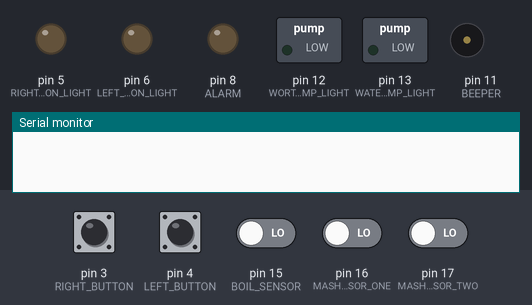
This sketch was run on a simulated Arduino Uno, built with avr-gcc and run on an emulated ATmega328P. On the bench: switched loads named in the sketch (green lamp = pin HIGH), output pins drawn as LEDs (lit = HIGH), buzzer (waves = sounding, pin HIGH), the last lines printed to the serial monitor. The inputs (shaded band) are chosen by the test bench; at power-on: pin 3 (RIGHT_BUTTON), pin 4 (LEFT_BUTTON) HIGH, pin 15 (BOIL_SENSOR), pin 16 (MASH_SENSOR_ONE), pin 17 (MASH_SENSOR_TWO) LOW.

Above: at 0.1 s.
At 3.1 s:
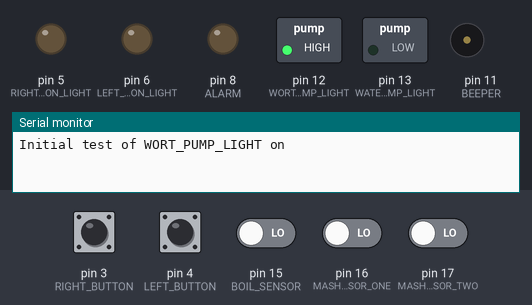
At 8.1 s:
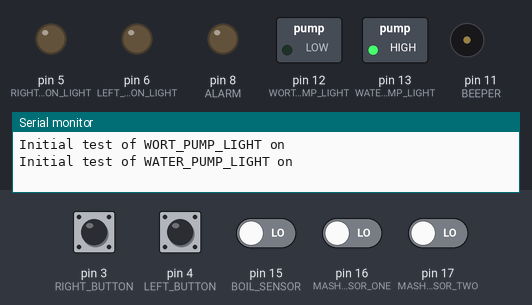
At 13.1 s:
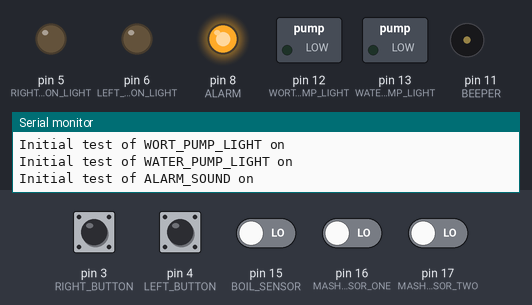
At 18.1 s:
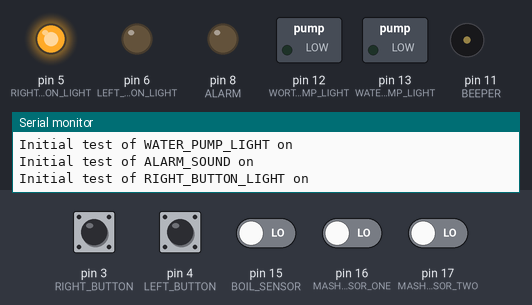
At 28.1 s:
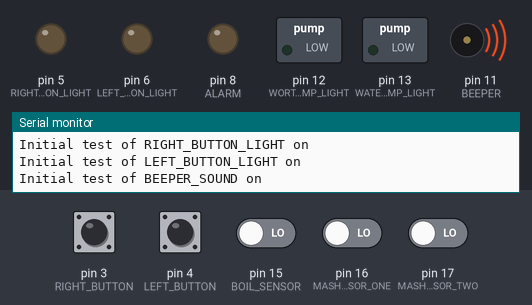
Timing chart, 0 to 31.5 s (numbered marks = the images above):
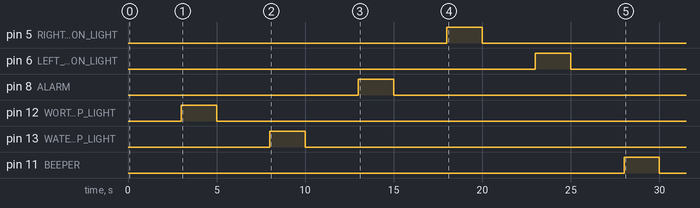

Measured:
- by itself, pin 5 (RIGHT_BUTTON_LIGHT): LOW → HIGH at 18.0 s, → LOW 2.0 s later
- by itself, pin 6 (LEFT_BUTTON_LIGHT): LOW → HIGH at 23.0 s, → LOW 2.0 s later
- by itself, pin 8 (ALARM): LOW → HIGH at 13.0 s, → LOW 2.0 s later
- by itself, pin 12 (WORT_PUMP_LIGHT): LOW → HIGH at 3.0 s, → LOW 2.0 s later
- by itself, pin 13 (WATER_PUMP_LIGHT): LOW → HIGH at 8.0 s, → LOW 2.0 s later
- by itself, pin 11 (BEEPER): LOW → HIGH at 28.0 s, → LOW 2.0 s later

The sketch:

autoSpargeTestBed.ino
```cpp
/*
 * AUTOSPARGE TEST BED
 * version 2.0
 * by Tom Wallace and John Baker
 * This sketch tests the various controls, sensors, and outputs on the Autosparge test bed.
 */

// Config: PIN Numbers
#define WORT_PUMP_LIGHT 12
#define WATER_PUMP_LIGHT 13

#define ALARM 8
#define ALARM_SOUND HIGH
#define ALARM_SILENT LOW

#define BEEPER 11
#define BEEPER_SOUND HIGH
#define BEEPER_SILENT LOW

#define RIGHT_BUTTON_LIGHT 5
#define LEFT_BUTTON_LIGHT 6
#define RIGHT_BUTTON 3
#define LEFT_BUTTON 4

#define BOIL_SENSOR 15
#define MASH_SENSOR_ONE 16
#define MASH_SENSOR_TWO 17

// Config: Durations
#define ACTIVATE_INTERVAL 3000
#define ON_LENGTH 2000

long StartTimeMillis = 0;
long StartWortPumpLight = 0;
long StopWortPumpLight = 0;
long StartWaterPumpLight = 0;
long StopWaterPumpLight = 0;
long StartAlarm = 0;
long StopAlarm = 0;
long StartBeeper = 0;
long StopBeeper = 0;
long StartRightButtonLight = 0;
long StopRightButtonLight = 0;
long StartLeftButtonLight = 0;
long StopLeftButtonLight = 0;

bool LogWORT_PUMP_LIGHT = false;
bool LogWATER_PUMP_LIGHT = false;
bool LogALARM_SOUND = false;
bool LogRIGHT_BUTTON_LIGHT = false;
bool LogLEFT_BUTTON_LIGHT = false;
bool LogBEEPER_SOUND = false;

void setup() {
  // put your setup code here, to run once:
  // Buttons are pull-up resistors
  pinMode(RIGHT_BUTTON, INPUT_PULLUP);
  pinMode(LEFT_BUTTON, INPUT_PULLUP);

  pinMode(ALARM, OUTPUT);
  pinMode(BEEPER, OUTPUT);

  pinMode(WORT_PUMP_LIGHT, OUTPUT);
  pinMode(WATER_PUMP_LIGHT, OUTPUT);
  pinMode(LEFT_BUTTON_LIGHT, OUTPUT);
  pinMode(RIGHT_BUTTON_LIGHT, OUTPUT);

  StartTimeMillis = millis();
  StartWortPumpLight = StartTimeMillis + ACTIVATE_INTERVAL;
  StopWortPumpLight = StartWortPumpLight + ON_LENGTH;
  StartWaterPumpLight = StopWortPumpLight + ACTIVATE_INTERVAL;
  StopWaterPumpLight = StartWaterPumpLight + ON_LENGTH;
  StartAlarm = StopWaterPumpLight + ACTIVATE_INTERVAL;
  StopAlarm = StartAlarm + ON_LENGTH;
  StartRightButtonLight = StopAlarm + ACTIVATE_INTERVAL;
  StopRightButtonLight = StartRightButtonLight + ON_LENGTH;
  StartLeftButtonLight = StopRightButtonLight + ACTIVATE_INTERVAL;
  StopLeftButtonLight = StartLeftButtonLight + ON_LENGTH;
  StartBeeper = StopLeftButtonLight + ACTIVATE_INTERVAL;
  StopBeeper = StartBeeper + ON_LENGTH;

  // Set up serial port for output at 9600 bps
  Serial.begin(9600);
}

void loop() {
  // put your main code here, to run repeatedly:
  // Get current clock
  unsigned long currentMillis = millis();

  // If in initial start up evaluation, i.e. less than the last time the last light is turned on
  if (currentMillis <= StopBeeper) {
    // Wort Pump Light
    if ((currentMillis >= StartWortPumpLight) && (currentMillis <= StopWortPumpLight)) {
      if (LogWORT_PUMP_LIGHT == false) {
        Serial.println("Initial test of WORT_PUMP_LIGHT on");
        LogWORT_PUMP_LIGHT = true;
      }

      digitalWrite(WORT_PUMP_LIGHT, HIGH);
    } else {
      digitalWrite(WORT_PUMP_LIGHT, LOW);
    }

    // Water Pump Light
    if ((currentMillis >= StartWaterPumpLight) && (currentMillis <= StopWaterPumpLight)) {
      if (LogWATER_PUMP_LIGHT == false) {
        Serial.println("Initial test of WATER_PUMP_LIGHT on");
        LogWATER_PUMP_LIGHT = true;
      }

      digitalWrite(WATER_PUMP_LIGHT, HIGH);
    } else {
      digitalWrite(WATER_PUMP_LIGHT, LOW);
    }

    // Alarm
    if ((currentMillis >= StartAlarm) && (currentMillis <= StopAlarm)) {
      if (LogALARM_SOUND == false) {
        Serial.println("Initial test of ALARM_SOUND on");
        LogALARM_SOUND = true;
      }

      digitalWrite(ALARM, ALARM_SOUND);
    } else {
      digitalWrite(ALARM, ALARM_SILENT);
    }

    // Right Button Light
    if ((currentMillis >= StartRightButtonLight) && (currentMillis <= StopRightButtonLight)) {
      if (LogRIGHT_BUTTON_LIGHT == false) {
        Serial.println("Initial test of RIGHT_BUTTON_LIGHT on");
        LogRIGHT_BUTTON_LIGHT = true;
      }

      digitalWrite(RIGHT_BUTTON_LIGHT, HIGH);
    } else {
      digitalWrite(RIGHT_BUTTON_LIGHT, LOW);
    }

    // Left Button Light
    if ((currentMillis >= StartLeftButtonLight) && (currentMillis <= StopLeftButtonLight)) {
      if (LogLEFT_BUTTON_LIGHT == false) {
        Serial.println("Initial test of LEFT_BUTTON_LIGHT on");
        LogLEFT_BUTTON_LIGHT = true;
      }

      digitalWrite(LEFT_BUTTON_LIGHT, HIGH);
    } else {
      digitalWrite(LEFT_BUTTON_LIGHT, LOW);
    }

    // Beeper
    if ((currentMillis >= StartBeeper) && (currentMillis < StopBeeper)) {
      if (LogBEEPER_SOUND == false) {
        Serial.println("Initial test of BEEPER_SOUND on");
        LogBEEPER_SOUND = true;
      }

      digitalWrite(BEEPER, BEEPER_SOUND);
    } else {
      digitalWrite(BEEPER, BEEPER_SILENT);
    }

  }

  // Now do the button evaluation
  else {
    // Right Button
    if (digitalRead(RIGHT_BUTTON) == LOW) {
      Serial.println("Pressed RIGHT_BUTTON");
      digitalWrite(RIGHT_BUTTON_LIGHT, HIGH);
    } else {
      digitalWrite(RIGHT_BUTTON_LIGHT, LOW);
    }

    // Left Button
    if (digitalRead(LEFT_BUTTON) == LOW) {
      Serial.println("Pressed LEFT_BUTTON");
      digitalWrite(LEFT_BUTTON_LIGHT, HIGH);
    } else {
      digitalWrite(LEFT_BUTTON_LIGHT, LOW);
    }

    // Boil Sensor Button - activate if HIGH - Sound Alarm
    if (digitalRead(BOIL_SENSOR) == HIGH) {
      Serial.println("Pressed BOIL_SENSOR button");
      digitalWrite(ALARM, ALARM_SOUND);
    } else {
      digitalWrite(ALARM, ALARM_SILENT);
    }

    // Mash Sensor One Button - activate if HIGH - Light Water Pump Light
    if (digitalRead(MASH_SENSOR_ONE) == HIGH) {
      Serial.println("Pressed MASH_SENSOR_ONE button");
      digitalWrite(WATER_PUMP_LIGHT, HIGH);
    } else {
      digitalWrite(WATER_PUMP_LIGHT, LOW);
    }

    // Mash Sensor Two Button - activate if HIGH - Light Wart Pump Light
    if (digitalRead(MASH_SENSOR_TWO) == HIGH) {
      Serial.println("Pressed MASH_SENSOR_TWO button");
      digitalWrite(WORT_PUMP_LIGHT, HIGH);
    } else {
      digitalWrite(WORT_PUMP_LIGHT, LOW);
    }
  }
}
```
